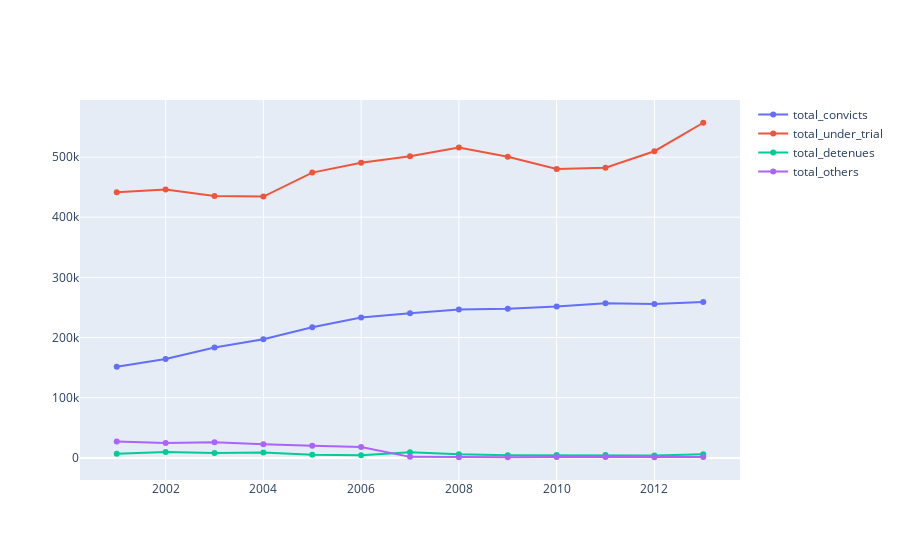

Here is the notebook cell this chart was saved with:
### Code cell
fig = go.Figure()
toplot = ['total_convicts', 'total_under_trial', 'total_detenues', 'total_others']

for col in toplot:
    fig.add_trace(go.Scatter(x=casesbyyear['year'],
                         y=casesbyyear[col],
                         mode='lines+markers',
                            name=col))
fig.show()

### Figure 1 — Plotly figure (JSON) as saved in the notebook; plotly's stock layout.template omitted (floating-point values rounded to 4 significant figures)
{"data": [{"mode": "lines+markers", "name": "total_convicts", "type": "scatter", "x": [2001, 2002, 2003, 2004, 2005, 2006, 2007, 2008, 2009, 2010, 2011, 2012, 2013], "y": [151326, 164242, 183532, 197054, 217144, 233350, 240230, 246614, 247882, 251578, 257184, 255578, 259216]}, {"mode": "lines+markers", "name": "total_under_trial", "type": "scatter", "x": [2001, 2002, 2003, 2004, 2005, 2006, 2007, 2008, 2009, 2010, 2011, 2012, 2013], "y": [441634, 446076, 435316, 434260, 474152, 490488, 501454, 515856, 500408, 480196, 482400, 509714, 557006]}, {"mode": "lines+markers", "name": "total_detenues", "type": "scatter", "x": [2001, 2002, 2003, 2004, 2005, 2006, 2007, 2008, 2009, 2010, 2011, 2012, 2013], "y": [7020, 9664, 8016, 8982, 5084, 4550, 9374, 5956, 4464, 4650, 4900, 3844, 6226]}, {"mode": "lines+markers", "name": "total_others", "type": "scatter", "x": [2001, 2002, 2003, 2004, 2005, 2006, 2007, 2008, 2009, 2010, 2011, 2012, 2013], "y": [27290, 24732, 26174, 22486, 20356, 18154, 1734, 1080, 1184, 1572, 1368, 1134, 1536]}], "layout": {}}
